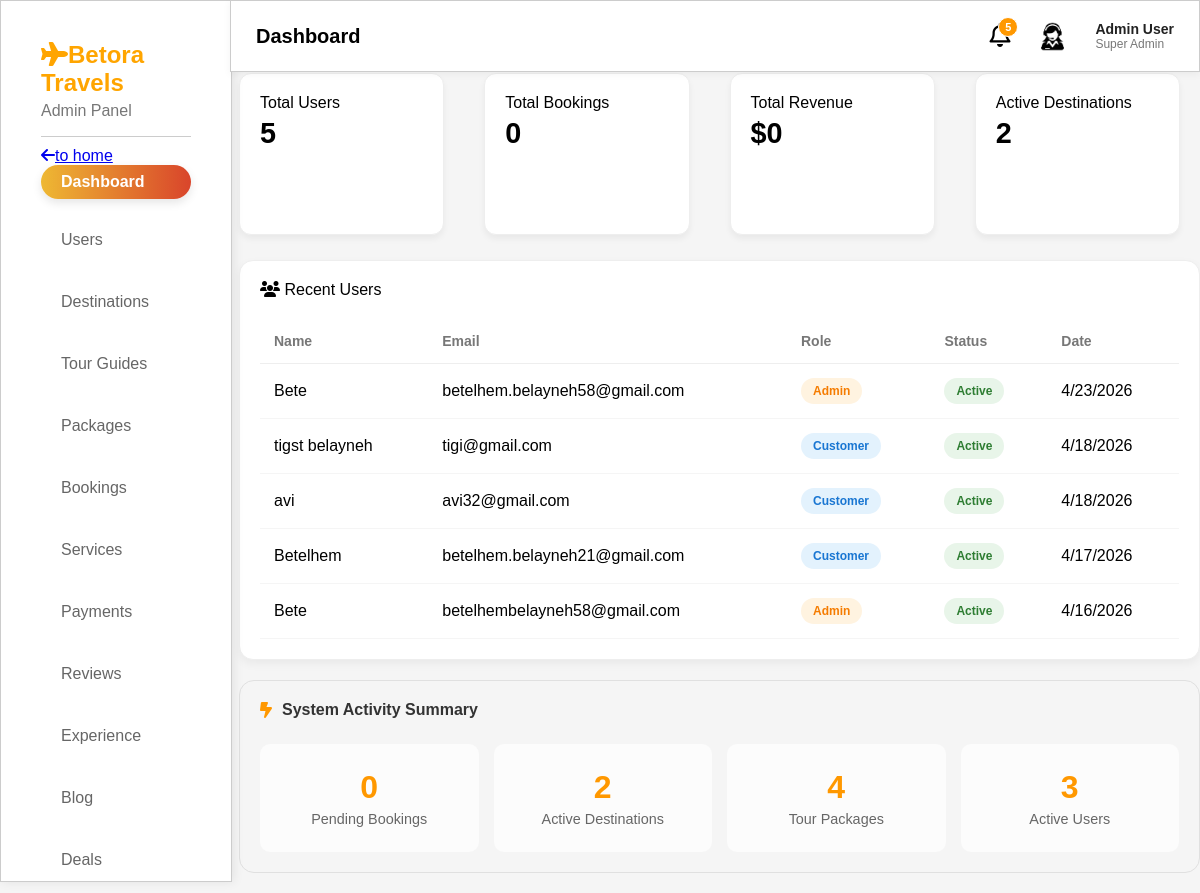
/admin/dashboard.php (signed in), run on an earlier commit of the app's database.
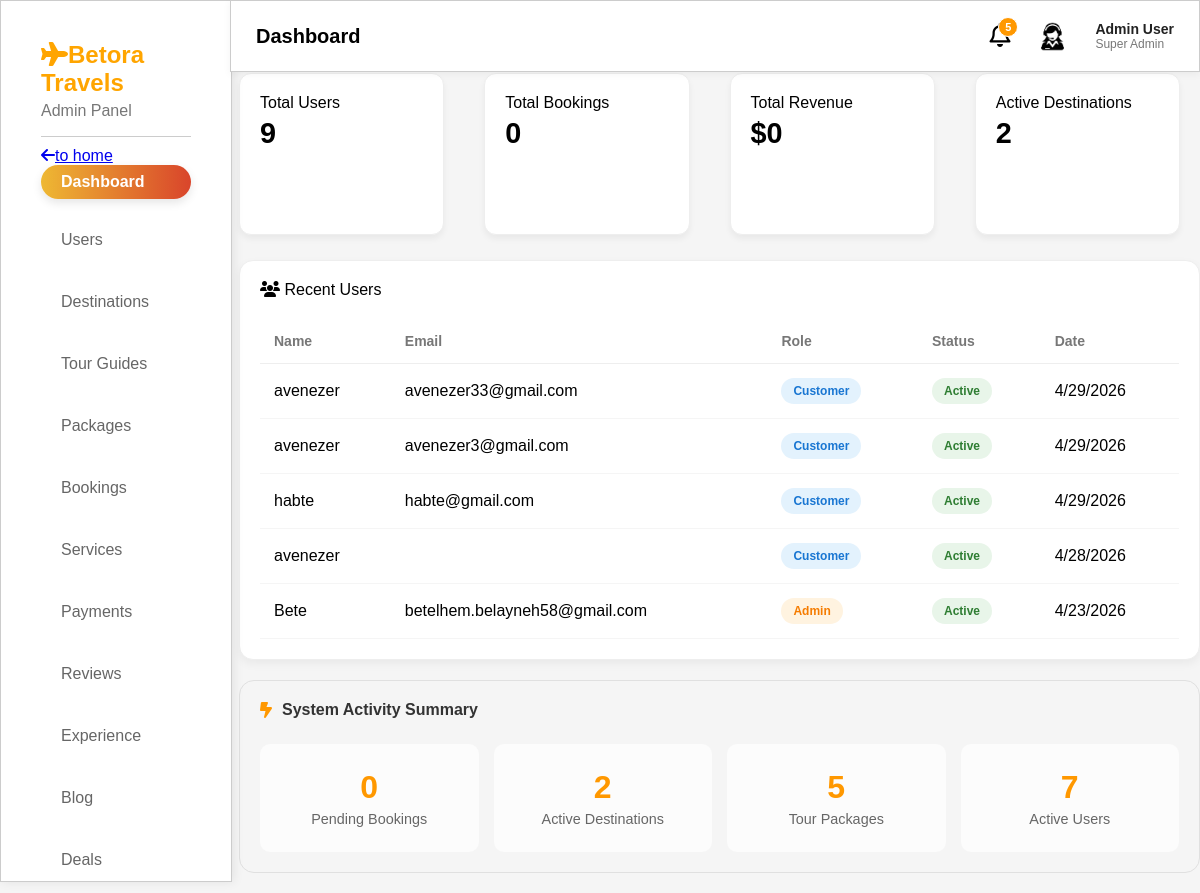
And on a later commit of the database.
### tables this page shows
CREATE TABLE `users` (
  `id` int(11) NOT NULL,
  `fullname` varchar(100) DEFAULT NULL,
  `username` varchar(50) NOT NULL,
  `email` varchar(100) DEFAULT NULL,
  `password` varchar(255) DEFAULT NULL,
  `phone` varchar(20) DEFAULT NULL,
  `role` enum('admin','customer','tour_guide') DEFAULT 'customer',
  `created_at` timestamp NOT NULL DEFAULT current_timestamp(),
  `status` enum('active','suspended') DEFAULT 'active',
  `gender` varchar(20) DEFAULT 'Not Specified',
  `nationality` varchar(50) DEFAULT 'Ethiopian',
  `profile_pic` varchar(255) DEFAULT NULL
);

### admin/dashboard.php (the view, shortened to what this page needs)
<?php
include "../db.php";
$total_users = $conn->query("SELECT COUNT(*) as count FROM users")->fetch_assoc()['count'];
$total_bookings = $conn->query("SELECT COUNT(*) as count FROM bookings")->fetch_assoc()['count'];
$total_revenue = $conn->query("SELECT SUM(amount) as total FROM payments")->fetch_assoc()['total'] ?? 0;
$active_destinations = $conn->query("SELECT COUNT(*) as count FROM destinations")->fetch_assoc()['count'];
$new_users = $conn->query("
    SELECT fullname, email, role, created_at
    FROM users
    ORDER BY created_at DESC
    LIMIT 5
");
$pending_bookings = $conn->query("
    SELECT COUNT(*) as count
    FROM bookings
    WHERE status='pending'
")->fetch_assoc()['count'];
$total_tour_packages = $conn->query("
    SELECT COUNT(*) as count
    FROM packages
")->fetch_assoc()['count'];
$active_users = $conn->query("
    SELECT COUNT(*) as count
    FROM users
    WHERE role='customer'
")->fetch_assoc()['count'];
?>
<!DOCTYPE html>
<html>
<head>
    <link rel="stylesheet" href="style.css">
</head>
<body>
<?php include "layout.php"; ?>
<div class="dashboard-content">
    <h1 class="welcome-msg">Welcome back, Admin!</h1>
    <div class="stats-grid">
        <div class="stat-card">
            <span>Total Users</span>
            <h2><?php echo $total_users; ?></h2>
        </div>
        <div class="stat-card">
            <span>Total Bookings</span>
            <h2><?php echo $total_bookings; ?></h2>
        </div>
        <div class="stat-card">
            <span>Total Revenue</span>
            <h2>$<?php echo number_format($total_revenue); ?></h2>
        </div>
        <div class="stat-card">
            <span>Active Destinations</span>
            <h2><?php echo $active_destinations; ?></h2>
        </div>
    </div>
    <div class="users-section">
    <div class="card-title">
        <i class="fa-solid fa-users"></i> Recent Users
    </div>
    <div class="table-scroll">
        <table class="user-table">
            <thead>
                <tr>
                    <th>Name</th>
                    <th>Email</th>
                    <th>Role</th>
                    <th>Status</th>
                    <th>Date</th>
                </tr>
            </thead>
            <tbody>
                <?php while($user = $new_users->fetch_assoc()): ?>
                <tr>
                    <td><?php echo htmlspecialchars($user['fullname']); ?></td>
                    <td><?php echo htmlspecialchars($user['email']); ?></td>
                    <td>
                        <span class="role-badge role-<?php echo strtolower($user['role']); ?>">
                            <?php echo ucfirst($user['role']); ?>
                        </span>
                    </td>
                    <td>
                        <span class="status-badge status-<?php echo strtolower($user['status'] ?? 'active'); ?>">
                            <?php echo ucfirst($user['status'] ?? 'active'); ?>
                        </span>
                    </td>
                    <td><?php echo date("n/j/Y", strtotime($user['created_at'])); ?></td>
                </tr>
                <?php endwhile; ?>
            </tbody>
        </table>
    </div>
</div>
    <div class="activity-summary-card">
        <div class="summary-header">
            <i class="fa-solid fa-bolt-lightning"></i>
            <span>System Activity Summary</span>
        </div>
        <div class="summary-grid">
            <div class="summary-item">
                <div class="summary-number"><?php echo $pending_bookings; ?></div>
                <div class="summary-label">Pending Bookings</div>
            </div>
            <div class="summary-item">
                <div class="summary-number"><?php echo $active_destinations; ?></div>
                <div class="summary-label">Active Destinations</div>
            </div>
            <div class="summary-item">
                <div class="summary-number"><?php echo $total_tour_packages; ?></div>
                <div class="summary-label">Tour Packages</div>
            </div>
            <div class="summary-item">
                <div class="summary-number"><?php echo $active_users; ?></div>
                <div class="summary-label">Active Users</div>
            </div>
        </div>
    </div>
</div>
</body>
</html>

What changed in the data, as far as the page shows it:
no longer on this page (row unchanged): users: fullname "tigst belayneh", email "tigi@gmail.com", role "Customer", status "Active", created_at "4/18/2026"
no longer on this page (row unchanged): users: fullname "avi", email "avi32@gmail.com", role "Customer", status "Active", created_at "4/18/2026"
no longer on this page (row edited): users: fullname "Betelhem", email "betelhem.belayneh21@gmail.com", role "Customer", status "Active", created_at "4/17/2026"
no longer on this page (row unchanged): users: fullname "Bete", email "betelhembelayneh58@gmail.com", role "Admin", status "Active", created_at "4/16/2026"
added users: fullname "avenezer", email "avenezer33@gmail.com", role "Customer", status "Active", created_at "4/29/2026"
added users: fullname "avenezer", email "avenezer3@gmail.com", role "Customer", status "Active", created_at "4/29/2026"
added users: fullname "habte", email "habte@gmail.com", role "Customer", status "Active", created_at "4/29/2026"
added users: fullname "avenezer", role "Customer", status "Active", created_at "4/28/2026"
Also different on the page:
$total_users: "5" → "9"
$total_tour_packages: "4" → "5"
$active_users: "3" → "7"
